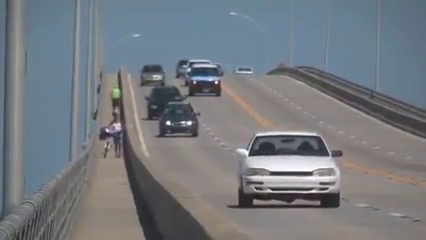
#> input picture frame 91 of Sessions/Summer_School_2018/Session_4/file slow.flv in open cv-c99kI_2wHuo.mp4, 426 x 240 px, given in place of vaigai.mp4, which was not available
$ jupyter execute --allow-errors ObjectDetectionAndTracking.ipynb   (text cells are left out)
#> lines starting #> are read from the running program, lines starting #| are printed output that depends on the picture; after the words box and inside, x2 and y2 are one past the last pixel; in counts of white or black regions, pixels touching at a corner belong together; pictures that were not available may be replaced by others from this repository, and a replacement may not be noted
[cell 1]
# Code for Mean_Shift in OpenCV
import cv2
import numpy as np

cap = cv2.VideoCapture("vaigai.mp4") # Enter your video here

ret, frame = cap.read() # Extracting the first frame
#> frame is the input picture: shape (240, 426, 3); mean B, G, R 127.9, 121.8, 116.9

#Hard Coding the values of the initial ROI

r,h,c,w = 150,50,550,125 # simply hardcoded the values
track_window = (c,r,w,h)

# Setting up the ROI for tracking the object in subsequent frames
roi_frame = frame[r:r+h, c:c+w]   #ROI extractes from the image
#> roi_frame = empty array
#> (the rest of this cell did not finish here and is left out)

[cell 2]
# This code has a slight problem in it. Some corrections and modifications in this code will
# for sure yield awesome results. This code will be corrected as soon as possible.
import numpy as np
import cv2

cap = cv2.VideoCapture('vaigai.mp4')

# Taking the first frame of the Video
ret, frame = cap.read()

#Setting up the location of the window
r,h,c,w = 150,300,550,300
track_window = (c,r,w,h)

#Set up ROI for tracking
roi = frame[r:r+h, c:c+w]
#> roi = empty array
hsv_roi = cv2.cvtColor(frame, cv2.COLOR_BGR2HSV)
#> hsv_roi: shape (240, 426, 3); mean H, S, V 73, 38.7, 132.6
# Creating a mask
mask = cv2.inRange(hsv_roi, np.array((0., 0.,0.)), np.array((30.,255.,255.)))
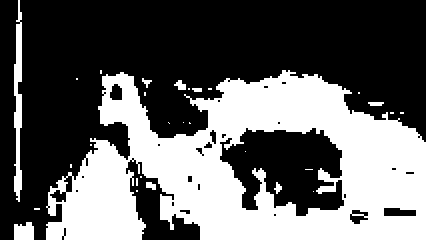
#> mask: shape (240, 426); 38.7% white; 29 white regions (20 under 20 px), largest, box (x1, y1, x2, y2) and area: (46, 70, 426, 240) 37720, (14, 0, 22, 202) 1104, (14, 222, 34, 240) 316
#cv2.imshow("mask", mask)
# Calculating Histogram for ROI
mask = None
roi_hist = cv2.calcHist([hsv_roi], [0], mask, [180], [0,180])
#> roi_hist = 180 values, max 13132 at index 103, min 0 at index 23, mean 568
cv2.normalize(roi_hist, roi_hist, 0,255,cv2.NORM_MINMAX)

# Setup the termination criteria, either 10 iteration
term_crit = (cv2.TERM_CRITERIA_EPS | cv2.TERM_CRITERIA_COUNT, 10, 1)
while(1):
    ret, frame = cap.read()
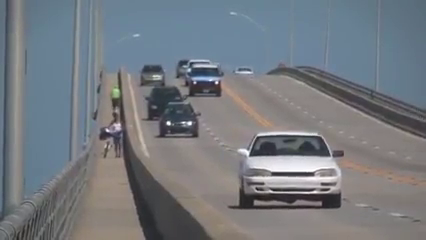
#> input picture frame 92 of Sessions/Summer_School_2018/Session_4/file slow.flv in open cv-c99kI_2wHuo.mp4, 426 x 240 px, given in place of vaigai.mp4, which was not available
#> frame is the input picture: shape (240, 426, 3); mean B, G, R 127.9, 121.8, 116.8
    if ret: #(Checking if the frame is read)
        hsv = cv2.cvtColor(frame, cv2.COLOR_BGR2HSV)
#> hsv: shape (240, 426, 3); mean H, S, V 73.1, 38.7, 132.6
        dst = cv2.calcBackProject([hsv],[0],roi_hist,[0,180],1)
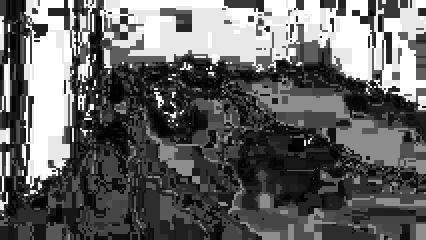
#> dst: shape (240, 426); min 0, max 255, mean 100.4
        # Obtaining track window using CAMshift
        ret, track_window = cv2.CamShift(dst, track_window, term_crit)
#> ret = ((215.5, 120.5), (20.85, 25.24), 5.4); track_window = (204, 107, 23, 27)
        # Draw it on the image
        pts = cv2.boxPoints(ret)
#> pts = [[203.9, 132.1], [206.3, 107], [227.1, 108.9], [224.7, 134]]
        pts = np.int0(pts)
#> pts = [[203, 132], [206, 106], [227, 108], [224, 134]]
        img2 = cv2.polylines(frame, [pts], True, 255, 2)
        cv2.imshow("img2", img2)

        k = cv2.waitKey(60) & 0xff
#> (key Esc is pressed here)
        if k == 27:
            break
        else:
            cv2.imwrite(chr(k) + ".jpg", img2)
    else:
        break
cv2.destroyAllWindows()
cap.release()

[cell 3]
# Aim of this program is to use HOG to detect pedestrians (they are our objects now).
# We will be importing a pretrained SVM classifier for pedestrian detection.
import cv2
import numpy as np

# Initialise HOG descriptor
hog = cv2.HOGDescriptor()
hog.setSVMDetector(cv2.HOGDescriptor_getDefaultPeopleDetector())
# we call the setSVMDetector  to set the Support Vector Machine to be pre-trained pedestrian detector,
#loaded via the cv2.HOGDescriptor_getDefaultPeopleDetector()  function.

image = cv2.imread("crop_000001.png") #(Taken from INRIA Person Dataset)
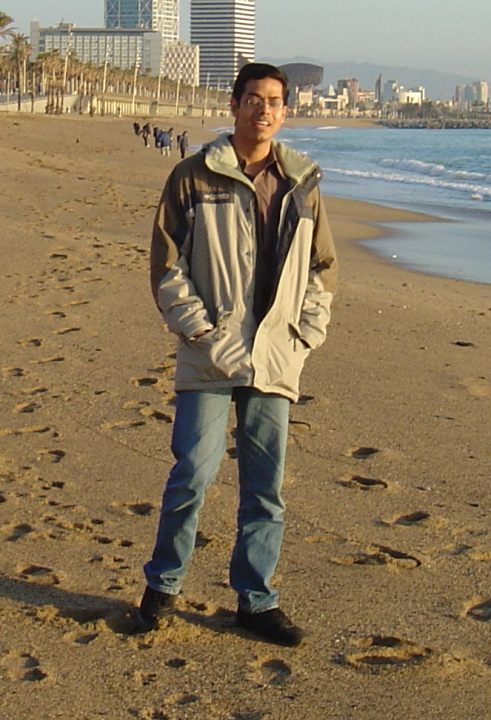
#> input picture 2017-18/Object_Detection and _Tracking/crop_000001.png, 491 x 720 px
#> image is the input picture: shape (720, 491, 3); mean B, G, R 91.3, 118.6, 135.3
image = cv2.resize(image, (400,400), interpolation = cv2.INTER_LINEAR)
#> image: shape (400, 400, 3)
# Resizing to reduce detection time and improve Detection accuracy
(rects, weights) = hog.detectMultiScale(image, winStride=(4, 4),padding=(8, 8), scale=1.05)
#> rects = [[90, 2, 195, 390]]; weights = [0.637]
# The detectMultiScale  method constructs an image pyramid with scale=1.05
# and a sliding window step size of (4, 4)  pixels in both the x and y direction, respectively.

# Drawing the rectangle in our image
for (x, y, w, h) in rects:
    cv2.rectangle(image, (x, y), (x + w, y + h), (0, 0, 255), 2)
#> this loop made 1 pass
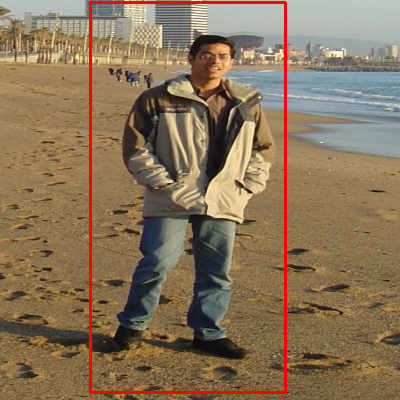
#> image: shape (400, 400, 3); mean B, G, R 89, 115.7, 137.6

# Note: Non-Maxima Suppression is not done. Non maxima Suppression will improve the results quite well. This will
# suppress the bounding boxes which overlap more than certain given threshold.

cv2.imshow("Image_with_people_detected", image)
cv2.waitKey()
cv2.destroyAllWindows()

[cell 4]
import cv2
import numpy as np
# put the path to your .xml files here in both face_cascade and eye_cascade.
face_cascade = cv2.CascadeClassifier('/home/tlokeshkumar/anaconda3/pkgs/opencv-2.4.11-nppy27_0/share/OpenCV/haarcascades/haarcascade_frontalface_default.xml')
eye_cascade = cv2.CascadeClassifier('/home/tlokeshkumar/anaconda3/pkgs/opencv-2.4.11-nppy27_0/share/OpenCV/haarcascades/haarcascade_eye.xml')

img = cv2.imread('crop001623.png')
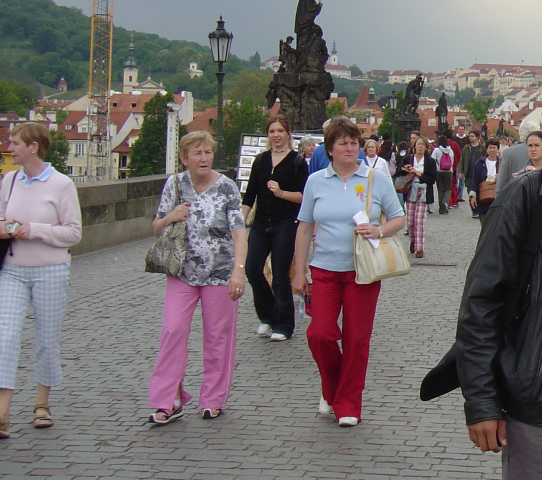
#> input picture 2017-18/Object_Detection and _Tracking/crop001623.png, 1083 x 960 px (shown at 1/2 size)
#> img is the input picture: shape (960, 1083, 3); mean B, G, R 109, 108.3, 114.4
gray = cv2.cvtColor(img, cv2.COLOR_BGR2GRAY)
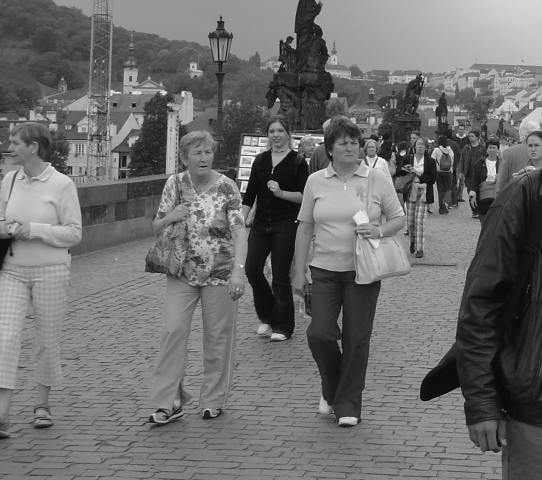
#> gray: shape (960, 1083) (shown at 1/2 size); min 0, max 255, mean 110.2
faces = face_cascade.detectMultiScale(gray, 1.3, 5)
#> faces = [[528, 243, 50, 50], [670, 265, 58, 58], [375, 283, 61, 61]]


faces = face_cascade.detectMultiScale(gray, 1.3, 5)
for (x,y,w,h) in faces:
    img = cv2.rectangle(img, (x,y), (x+w, y+h), (0,255,0), 2)
    roi_gray = gray[y:y+h, x:x+w]
    roi_color = img[y:y+h, x:x+w]
    eyes = eye_cascade.detectMultiScale(roi_gray)
    for (ex,ey,ew,eh) in eyes:
        cv2.rectangle(roi_color, (ex,ey), (ex+ew, ey+eh), (0,255,0), 2)
#> this loop made 3 passes
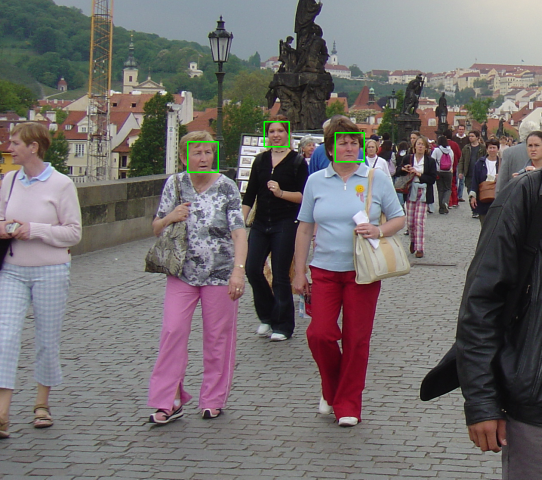
#> img: shape (960, 1083, 3) (shown at 1/2 size); mean B, G, R 108.8, 108.6, 114.2
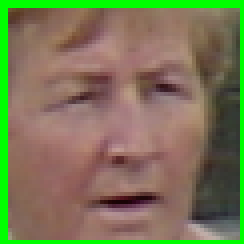
#> roi_color: shape (61, 61, 3) (shown 4 times larger); mean B, G, R 85.4, 119, 122.1
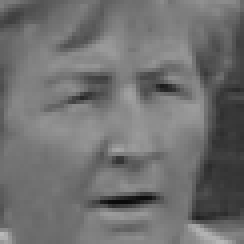
#> roi_gray: shape (61, 61) (shown 4 times larger); min 10, max 185, mean 111.9
cv2.imshow('img', img)
cv2.waitKey()
cv2.destroyAllWindows()

$ run again, starting later in the video
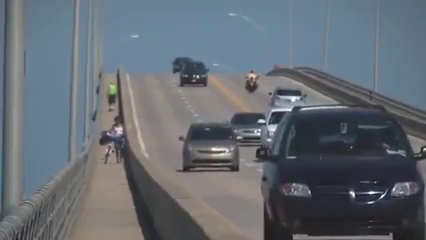
#> input picture frame 412 of Sessions/Summer_School_2018/Session_4/file slow.flv in open cv-c99kI_2wHuo.mp4, 426 x 240 px, given in place of vaigai.mp4, which was not available
#> frame is the input picture: shape (240, 426, 3); mean B, G, R 114.8, 107.1, 100.1
#> roi_frame = empty array
#> hsv_roi: shape (240, 426, 3); mean H, S, V 85.8, 44.5, 118
#> mask: shape (240, 426); 24.7% white; 40 white regions (22 under 20 px), largest, box (x1, y1, x2, y2) and area: (98, 72, 282, 240) 15224, (32, 142, 146, 240) 7152, (150, 192, 178, 240) 624
#> roi_hist = 180 values, max 14008 at index 103, min 0 at index 1, mean 568
#> hsv: shape (240, 426, 3); mean H, S, V 86, 44.8, 118
#> ret = ((214.5, 123), (22.16, 25.28), 141.1); track_window = (205, 112, 19, 22)
#> `pts = cv2.boxPoints(ret)`: pts = [[215.2, 106.2], [231.1, 125.9], [213.8, 139.8], [197.9, 120.1]]
#> `pts = np.int0(pts)`: pts = [[215, 106], [231, 125], [213, 139], [197, 120]]
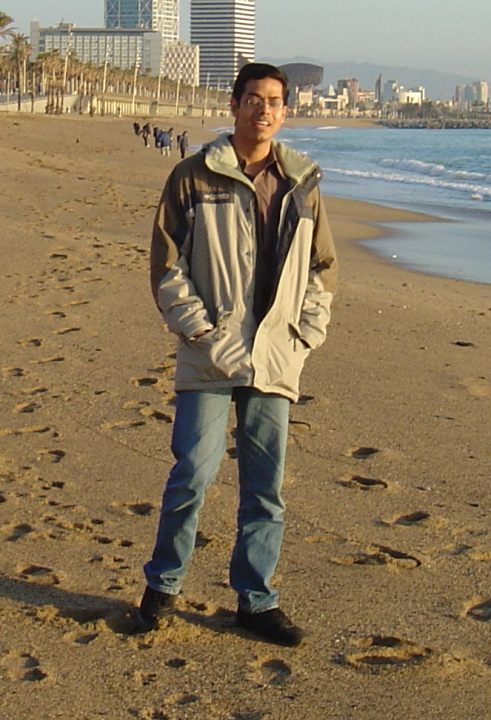
#> input picture 2017-18/Object_Detection and _Tracking/crop_000001.png, 491 x 720 px
#> image is the input picture: shape (720, 491, 3); mean B, G, R 91.3, 118.6, 135.3
#> rects = [[90, 2, 195, 390]]; weights = [0.637]
#> the loop `for (x, y, w, h) in rects:` made 1 pass
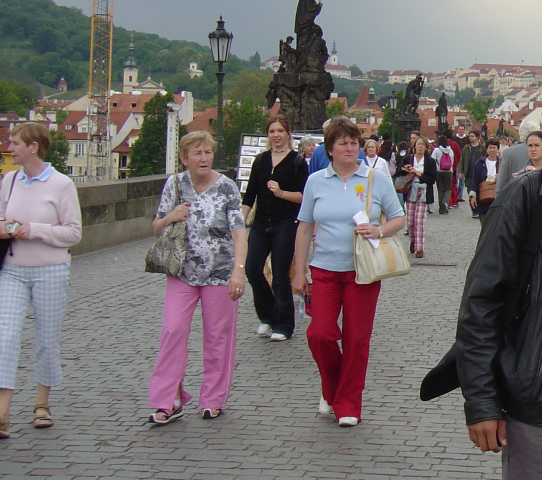
#> input picture 2017-18/Object_Detection and _Tracking/crop001623.png, 1083 x 960 px (shown at 1/2 size)
#> img is the input picture: shape (960, 1083, 3); mean B, G, R 109, 108.3, 114.4
#> faces = [[528, 243, 50, 50], [670, 265, 58, 58], [375, 283, 61, 61]]
#> the loop `for (x,y,w,h) in faces:` made 3 passes

$ run again, starting later in the video
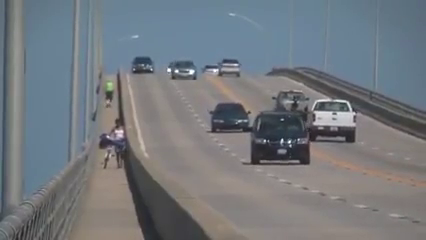
#> input picture frame 732 of Sessions/Summer_School_2018/Session_4/file slow.flv in open cv-c99kI_2wHuo.mp4, 426 x 240 px, given in place of vaigai.mp4, which was not available
#> frame is the input picture: shape (240, 426, 3); mean B, G, R 126.3, 120.8, 115.8
#> roi_frame = empty array
#> hsv_roi: shape (240, 426, 3); mean H, S, V 67.7, 39, 131.4
#> mask: shape (240, 426); 42% white; 23 white regions (15 under 20 px), largest, box (x1, y1, x2, y2) and area: (24, 64, 426, 240) 41996, (16, 112, 22, 176) 268, (16, 32, 22, 64) 192
#> roi_hist = 180 values, max 14100 at index 103, min 0 at index 1, mean 568
#> hsv: shape (240, 426, 3); mean H, S, V 67.6, 38.9, 131.4
#> ret = ((211, 121), (20.78, 30.44), 53.46); track_window = (198, 111, 26, 20)
#> `pts = cv2.boxPoints(ret)`: pts = [[192.6, 121.7], [217, 103.6], [229.4, 120.3], [205, 138.4]]
#> `pts = np.int0(pts)`: pts = [[192, 121], [217, 103], [229, 120], [204, 138]]
#> rects = [[90, 2, 195, 390]]; weights = [0.637]
#> the loop `for (x, y, w, h) in rects:` made 1 pass
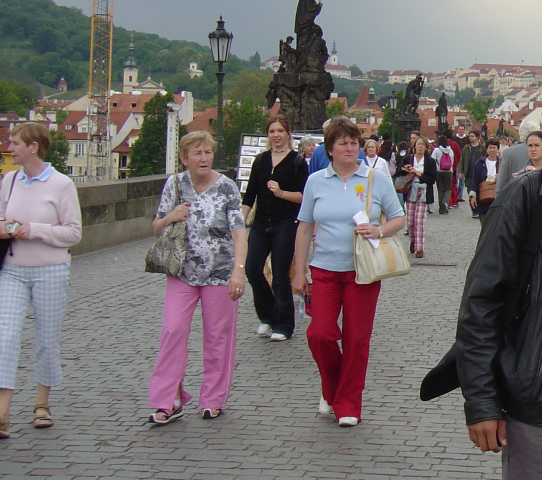
#> input picture 2017-18/Object_Detection and _Tracking/crop001623.png, 1083 x 960 px (shown at 1/2 size)
#> img is the input picture: shape (960, 1083, 3); mean B, G, R 109, 108.3, 114.4
#> faces = [[528, 243, 50, 50], [670, 265, 58, 58], [375, 283, 61, 61]]
#> the loop `for (x,y,w,h) in faces:` made 3 passes
